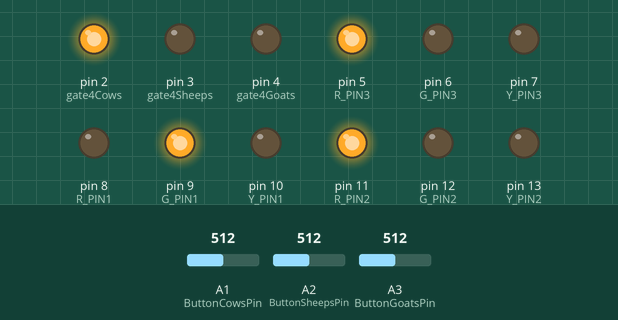
A sketch run on a simulated Arduino Uno, built with avr-gcc and run on an emulated ATmega328P. Parts: output pins drawn as LEDs (lit = HIGH). The inputs (shaded band) are chosen by the test bench; at power-on: A1 (ButtonCowsPin) = 512, A2 (ButtonSheepsPin) = 512, A3 (ButtonGoatsPin) = 512.

Above: at 0.1 s.
At 15.1 s:
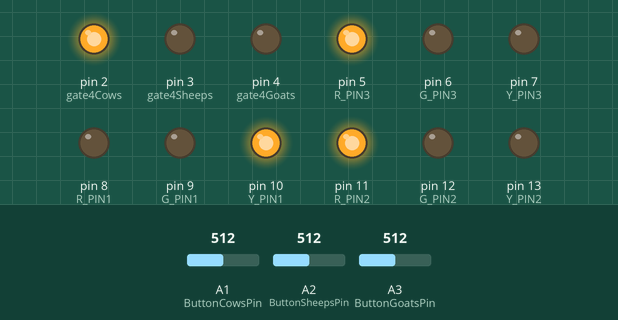
At 20.1 s:
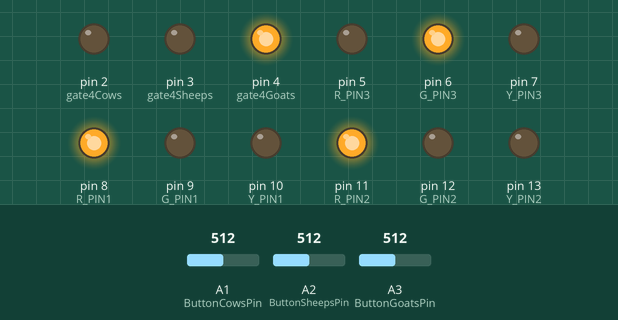
At 35.1 s:
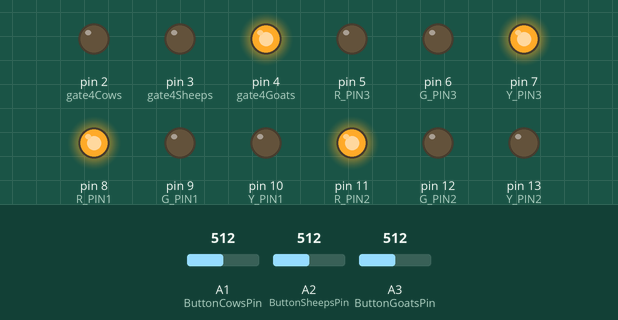
Timing chart, 0 to 36.6 s (numbered marks = the images above):
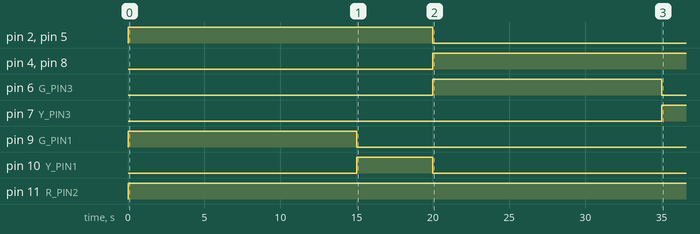

The sketch:

task3.ino
```cpp
/*
  Задание 3.
  В данной задаче я выделил 6 состояний системы
  1: G1 R2 R3
  2: R1 G2 R3
  3: R1 R2 G3
  4: Y1 R2 R3
  5: R1 Y2 R3
  6: R1 R2 Y3
  Переход из состояний 1-3 в состояния 4-6 происходит по нажатию кнопки и выполнению условия горения зеленого света
  Переход из состояний 4-6 в состояния 1-3 происходит по нажатой кнопке и выполнению условия горения желтого света

  @Petrov Ivan 2024
*/


short int ButtonCowsPin = A1;  // пины кнопок для 1,2 и 3 светофора
short int ButtonSheepsPin = A2;
short int ButtonGoatsPin = A3;

short int R_PIN1 = 8;
short int G_PIN1 = 9;
short int Y_PIN1 = 10;

short int R_PIN2 = 11;
short int G_PIN2 = 12;
short int Y_PIN2 = 13;

short int R_PIN3 = 5;
short int G_PIN3 = 6;
short int Y_PIN3 = 7;

short int gate4Cows = 2;
short int gate4Sheeps = 3;
short int gate4Goats = 4;

short int St_last = 1;            //предыдущее состояние системы от 1 до 3
short int St_new = 1;             //новое состояние системы от 1 до 3
long unsigned int timeStnew = 0;  //время получения нового состояния с кнопки
long unsigned int tlast = 0;      //время начала текущего состояния
long unsigned int tYlast = 0;     //время наступления желтого режима светофора в текущем состоянии
bool GreenFlag, YellowFlag;

long unsigned int firstTimeY = 0;  //счетчик одноразового включения желтого света

void setup() {
  pinMode(R_PIN1, OUTPUT);
  pinMode(G_PIN1, OUTPUT);
  pinMode(Y_PIN1, OUTPUT);

  pinMode(R_PIN2, OUTPUT);
  pinMode(G_PIN2, OUTPUT);
  pinMode(Y_PIN2, OUTPUT);

  pinMode(R_PIN3, OUTPUT);
  pinMode(G_PIN3, OUTPUT);
  pinMode(Y_PIN3, OUTPUT);

  pinMode(gate4Cows, OUTPUT);
  pinMode(gate4Sheeps, OUTPUT);
  pinMode(gate4Goats, OUTPUT);

  pinMode(ButtonCowsPin, INPUT);
  pinMode(ButtonSheepsPin, INPUT);
  pinMode(ButtonGoatsPin, INPUT);

  digitalWrite(gate4Cows, 0);  // сначала работы программы все заслонки
  digitalWrite(gate4Sheeps, 0);  // в закрытом положении
  digitalWrite(gate4Goats, 0);
}

void loop() {


  readButtons();
  doState();
  gatesControl();
  checkTrafficLigths();
  stateTransfer();
  //  statusState();
  // buttonCheck();
}

void controlTrafficLigths(short int R_PIN, short int G_PIN, short int Y_PIN, short int valR, short int valG, short int valY) {

  digitalWrite(R_PIN, valR);  // Red pin signal
  digitalWrite(G_PIN, valG);  // Green pin signal
  digitalWrite(Y_PIN, valY);  // Yellow pin signal , можно отказаться, т.к. не используется
}

bool buttonInput(short int ButtonPin) {
  int buttonVal = analogRead(ButtonPin); //читаем с заданного аналогового пина
  if (buttonVal > 0) { //если значение не ноль -> то присваиваем единицу , в других случаях получится ноль
    buttonVal = 1;
  }
  return bool(buttonVal);
}

void gatesControl() {
  short int State = St_last;
  switch (State) {
    case 1:
      digitalWrite(gate4Cows, 1); //при единице на воротах, она открыта)0)
      digitalWrite(gate4Sheeps, 0);
      digitalWrite(gate4Goats, 0);
      break;

    case 2:
      digitalWrite(gate4Cows, 0);
      digitalWrite(gate4Sheeps, 1);
      digitalWrite(gate4Goats, 0);
      break;

    case 3:
      digitalWrite(gate4Cows, 0);
      digitalWrite(gate4Sheeps, 0);
      digitalWrite(gate4Goats, 1);
      break;
  }
}

void readButtons() {

  bool ButtonCowsVal = buttonInput(ButtonCowsPin);
  if (ButtonCowsVal == 1 && St_last != 1) {  //проверка повторного нажатия кнопки из загона
    St_new = 1;                       //получение нового состояния
  }
  bool ButtonSheepsVal = buttonInput(ButtonSheepsPin);
  if (ButtonSheepsVal == HIGH && St_last != 2) {
    St_new = 2;
  }
  bool ButtonGoatsVal = buttonInput(ButtonGoatsPin);
  if (ButtonGoatsVal == HIGH && St_last != 3) {
    St_new = 3;
  }
}

void doState() {
  short int State = St_last; // выполнение текущего состояния системы
  switch (State) {
    case 1:
      controlTrafficLigths(R_PIN1, G_PIN1, Y_PIN1, 0, 1, 0);
      controlTrafficLigths(R_PIN2, G_PIN2, Y_PIN2, 1, 0, 0);
      controlTrafficLigths(R_PIN3, G_PIN3, Y_PIN3, 1, 0, 0);
      break;

    case 2:
      controlTrafficLigths(R_PIN1, G_PIN1, Y_PIN1, 1, 0, 0);
      controlTrafficLigths(R_PIN2, G_PIN2, Y_PIN2, 0, 1, 0);
      controlTrafficLigths(R_PIN3, G_PIN3, Y_PIN3, 1, 0, 0);
      break;

    case 3:
      controlTrafficLigths(R_PIN1, G_PIN1, Y_PIN1, 1, 0, 0);
      controlTrafficLigths(R_PIN2, G_PIN2, Y_PIN2, 1, 0, 0);
      controlTrafficLigths(R_PIN3, G_PIN3, Y_PIN3, 0, 1, 0);
      break;

    case 4:
      controlTrafficLigths(R_PIN1, G_PIN1, Y_PIN1, 0, 0, 1);
      controlTrafficLigths(R_PIN2, G_PIN2, Y_PIN2, 1, 0, 0);
      controlTrafficLigths(R_PIN3, G_PIN3, Y_PIN3, 1, 0, 0);
      break;

    case 5:
      controlTrafficLigths(R_PIN1, G_PIN1, Y_PIN1, 1, 0, 0);
      controlTrafficLigths(R_PIN2, G_PIN2, Y_PIN2, 0, 0, 1);
      controlTrafficLigths(R_PIN3, G_PIN3, Y_PIN3, 1, 0, 0);
      break;

    case 6:
      controlTrafficLigths(R_PIN1, G_PIN1, Y_PIN1, 1, 0, 0);
      controlTrafficLigths(R_PIN2, G_PIN2, Y_PIN2, 1, 0, 0);
      controlTrafficLigths(R_PIN3, G_PIN3, Y_PIN3, 0, 0, 1);
      break;
  }
}

void checkTrafficLigths() {
  GreenFlag = 0; YellowFlag = 0;
  if (millis() - tlast > 15000) {
    GreenFlag = 1;
  }

  if (GreenFlag == 1 && St_new != St_last) { //зеленый отсветил и новое состояние не равно текущему

    if (firstTimeY == 0) {                              // определяем время начала желтого света
      tYlast = millis();
      firstTimeY = 1;
    }

    if (millis() - tYlast > 5000) {
      YellowFlag = 1;
    }
  }
}

void stateTransfer() {

if (St_last == 1 && St_new != 1 && GreenFlag== 1){
  St_last=4;
}
if (St_last == 4 && YellowFlag== 1){
  if (St_new==2) {St_last=2; tlast= millis(); firstTimeY=0;}
  if (St_new==3) {St_last=3; tlast= millis(); firstTimeY=0;}
}
if (St_last == 2 && St_new != 2 && GreenFlag== 1){
  St_last=5;
}
if (St_last == 5 && YellowFlag== 1){
  if (St_new==1) {St_last=1; tlast= millis(); firstTimeY=0;}
  if (St_new==3) {St_last=3; tlast= millis(); firstTimeY=0;}
}
if (St_last == 3 && St_new != 3 && GreenFlag== 1){
  St_last=6;
}
if (St_last == 6 && YellowFlag== 1){
  if (St_new==1) {St_last=1; tlast= millis(); firstTimeY=0;}
  if (St_new==2) {St_last=2; tlast= millis(); firstTimeY=0;}
}

}
```

Measured:
- by itself, pin 2 (gate4Cows), pin 5 (R_PIN3): LOW → HIGH at 0.00 s, → LOW 20.0 s later
- by itself, pin 4 (gate4Goats), pin 8 (R_PIN1): LOW → HIGH at 20.0 s
- by itself, pin 6 (G_PIN3): LOW → HIGH at 20.0 s, → LOW 15.0 s later
- by itself, pin 7 (Y_PIN3): LOW → HIGH at 35.0 s
- by itself, pin 9 (G_PIN1): LOW → HIGH at 0.00 s, → LOW 15.0 s later
- by itself, pin 10 (Y_PIN1): LOW → HIGH at 15.0 s, → LOW 5.0 s later
- by itself, pin 11 (R_PIN2): LOW → HIGH at 0.00 s
